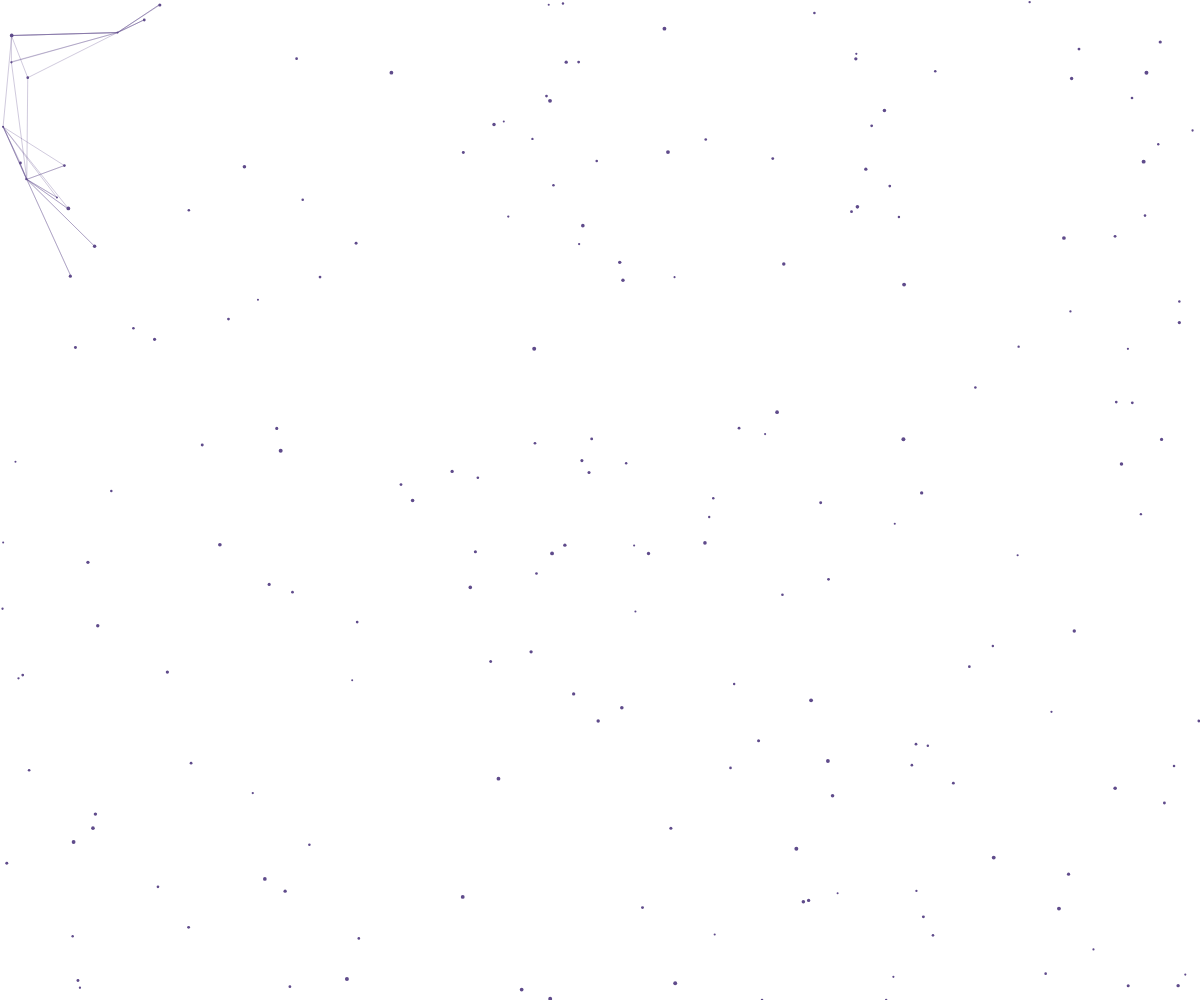
Frame 1 (no input)
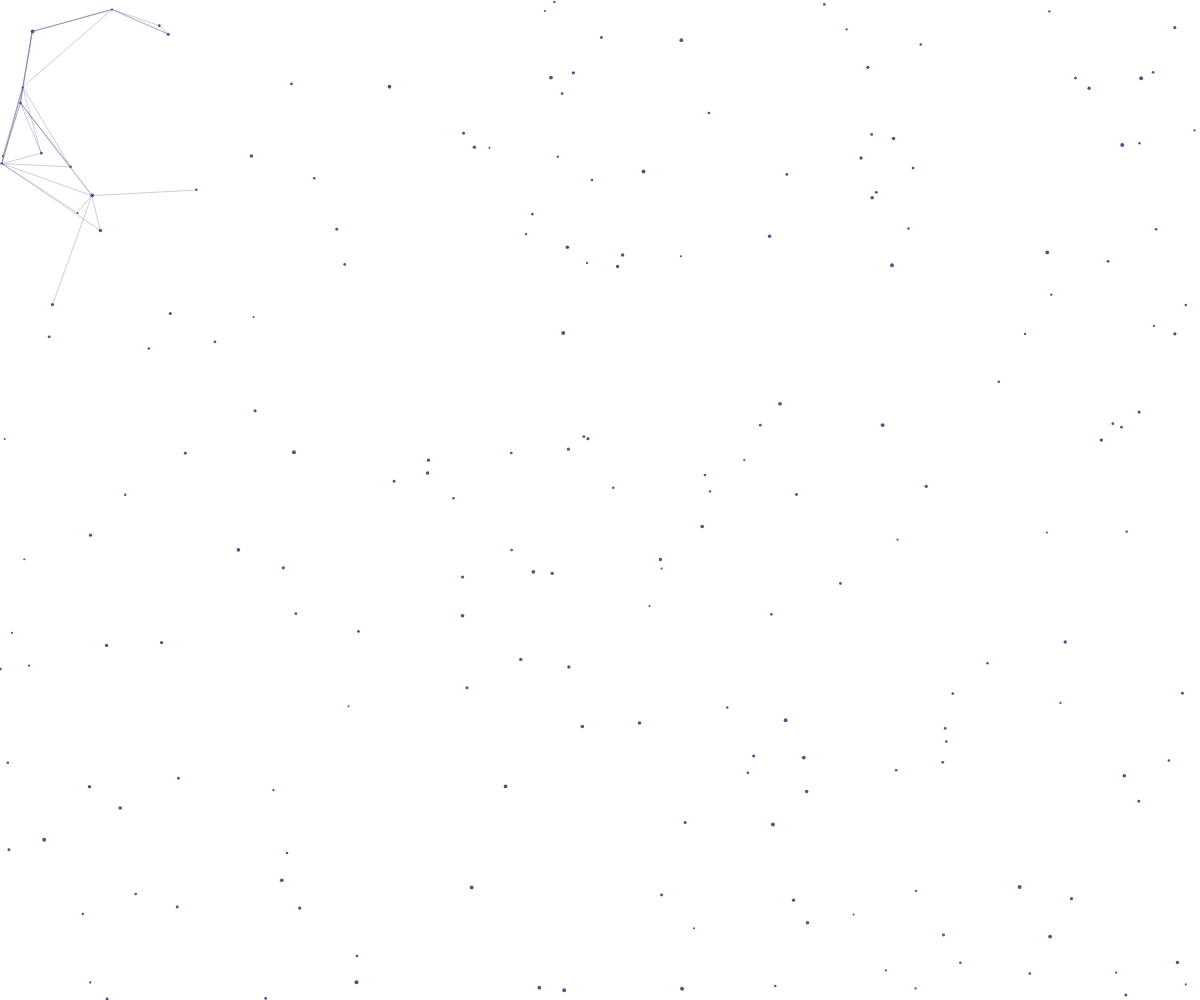
Frame 60 (no input)
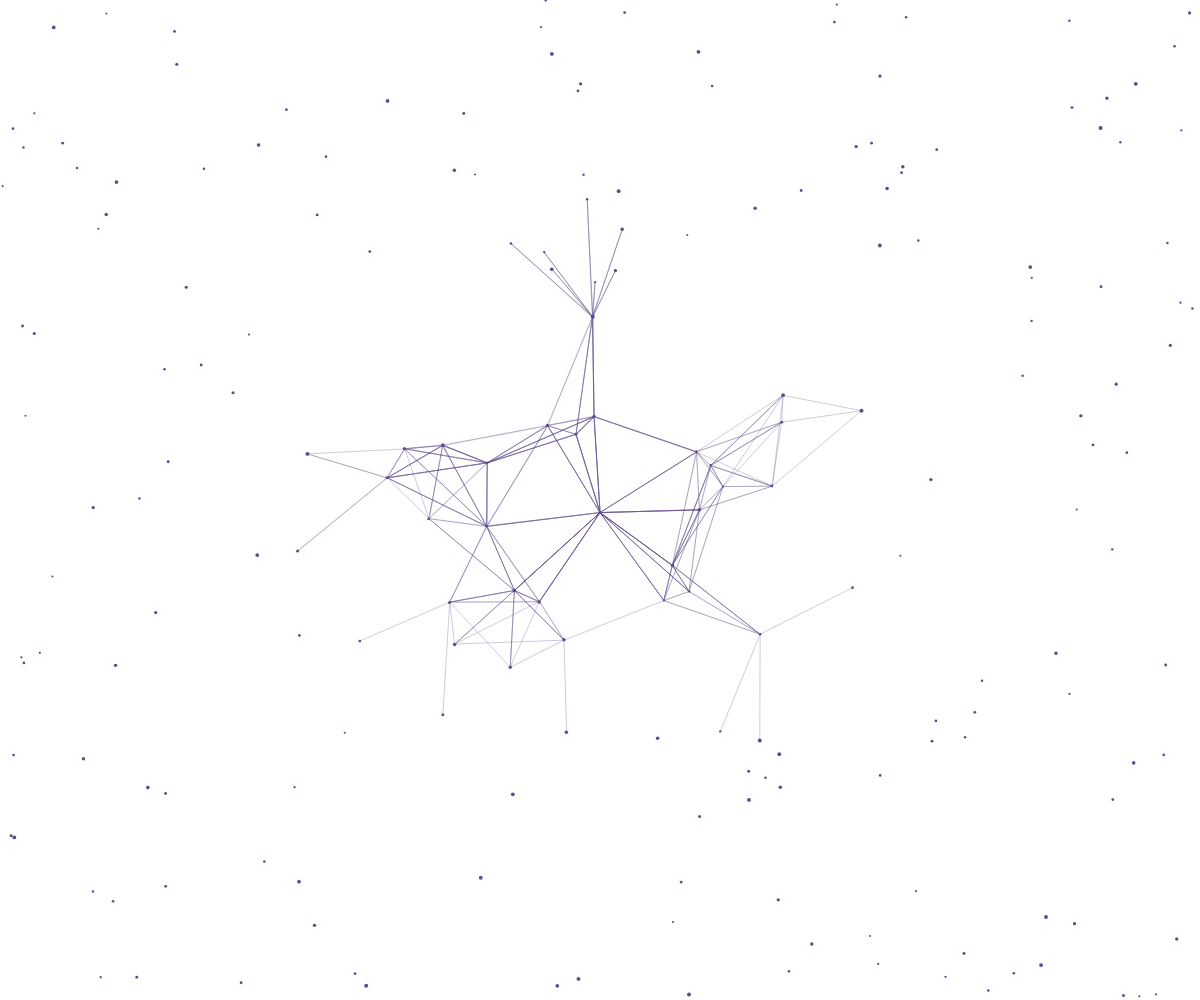
Frame 120 (the mouse pressed at the canvas centre since frame 60)

The p5.js sketch that drew these frames (run headless with seeded random() and noise() and a simulated clock; from frame 60 on, the mouse is pressed at the canvas centre):

// p5.js sketch
// ── sketch.js
let particle = [];
let pass = [];
let maxD = 120;

function setup() {
    createCanvas(windowWidth, windowHeight);

    for(let i = 0; i < 200; i++)
        particle.push(new Particle());
}

function draw() {
    background(255);

    for(let i = 0; i < particle.length - 1; i++){
        particle[i].update();
        particle[i].render();
        
//        for(let j = i + 1; j < particle.length; j++)
//            particle[i].draw(particle[j]);
        
        if(dist(particle[i].pos.x, particle[i].pos.y, mouseX, mouseY) < maxD){
            pass.push(i);
            particle[i].connect(particle, 0, pass);
            pass.pop();
        }
        
    }
    
    
}
// ── Particle.js
class Particle{

    constructor(){
        let x = random(0, width);
        let y = random(0, height);
        this.pos = createVector(x, y);
        this.vel = createVector(random(-0.5, 0.5), random(-0.5, 0.5));
        this.size = random(2, 4);
    }

    update(){
        this.pos.add(this.vel);

        // Out screen cases
        if(this.pos.x > width){
            this.vel.x *= -1;
        }
        if(this.pos.x < 0){
            this.vel.x *= -1;
        }
        if(this.pos.y > height){
            this.vel.y *= -1;
        }
        if(this.pos.y < 0){
            this.vel.y *= -1;
        }
    }

    connect(particles, level, Pass){
        if(level > 1)
            return;
        for(let i = 0; i < particles.length; i++){

            let test = 0;
            for(let j = 0; j < Pass.length; j++){
                if(i === Pass[j])
                    test = 1;
                if(i === Pass[j] && dist(this.pos.x, this.pos.y, particles[i].pos.x, particles[i].pos.y)>maxD)
                    Pass.splice(j, 1);
            }

            if(dist(this.pos.x, this.pos.y, particles[i].pos.x, particles[i].pos.y) < maxD && test === 0){
                strokeWeight(0.3);
                line(this.pos.x, this.pos.y,particles[i].pos.x, particles[i].pos.y);
                Pass.push(i);
                level++;
                particles[i].connect(particles, level, Pass);
                level--;
                //Pass.splice(Pass.length - 1, 1);
            }
        }
    }
    
    draw(particle2){
        line(this.pos.x, this.pos.y, particle2.pos.x, particle2.pos.y);
    }
    
    render(){
        stroke(95, 75, 139);
        strokeWeight(this.size);
        point(this.pos.x, this.pos.y);
    }   
}
